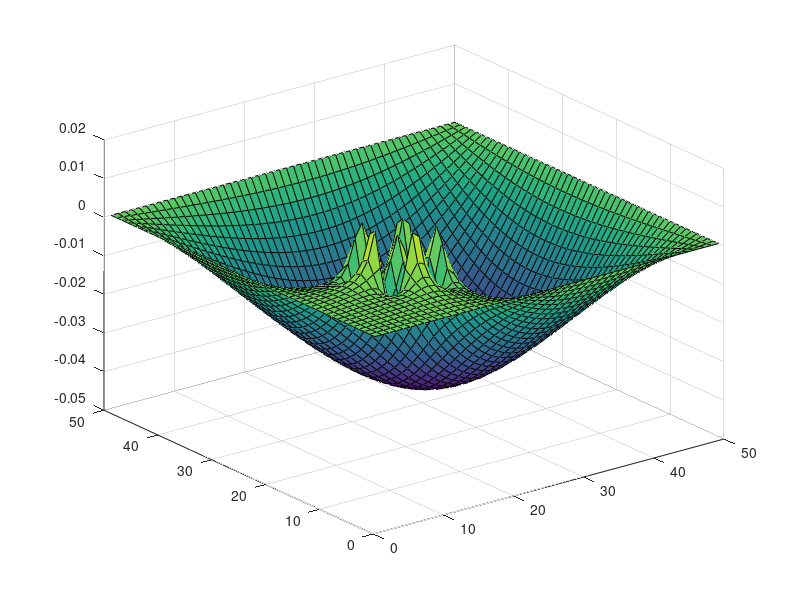
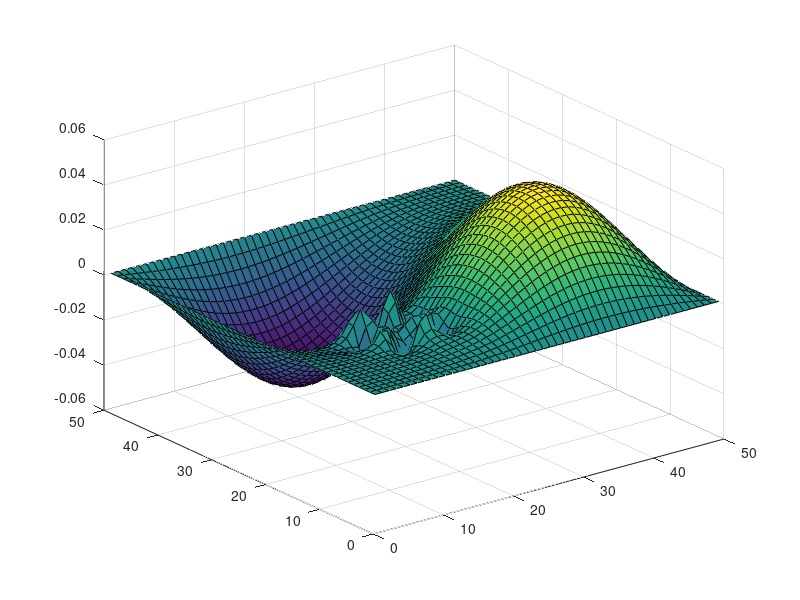
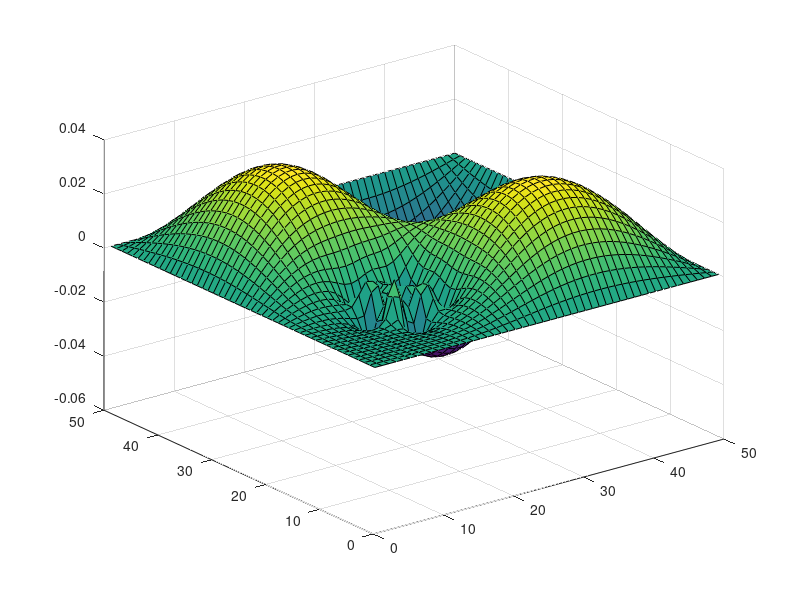
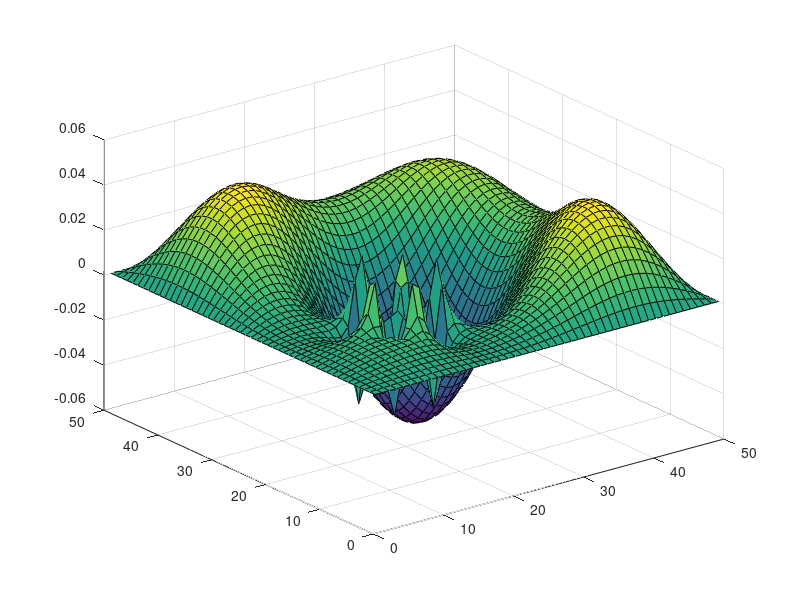

These figures' MATLAB source, in order:
clc
clear


nx = 50;
ny = 50;
B = zeros((nx*ny),1);
E = zeros((nx*ny),1);

G = sparse((nx*ny), (nx*ny));



%Set diagonal
for j = 1:ny
    for i = 1:nx
        %Mapping
        n = i+(j-1)*nx;
        nxm = (i-1)+(j-1)*nx;
        nxp = (i+1)+(j-1)*nx;
        nym = (i)+(j-2)*nx;
        nyp = (i)+(j)*nx;
        
       
        
        %Set the Boundary Nodes
        if i == 1
            G(n,n) = 1;
        elseif i == nx
            G(n,n) = 1;
        elseif j == 1
            G(n,n) = 1;
        elseif j == ny
            G(n,n) = 1;
        else

            %Set the Bulk Nodes
            if i < 20 && i > 10 && j<20 && j>10
                G(n,n) = -2
            else
                G(n,n) = -4;
            end
                G(n,nxm) = 1;
                G(n,nxp) = 1;
                G(n,nym) = 1;
                G(n,nyp) = 1;
        end
           
       
        
        
    end
end

spy(G)

[E,D] = eigs(G,9,'SM');
Dv = zeros(9,1);

xlbl = linspace(1, 9, 9);
for k = 1:9
    Dv(k,1) = D(k,k);
end

plot(xlbl, Dv)

Select = zeros(nx,ny);
for C = 1:9
    for j = 1:ny
        for i = 1:nx
            n = i+(j-1)*nx;
            Select(i,j) = E(n,C);
        end
    end
    figure(C)
    surf(Select)
end













